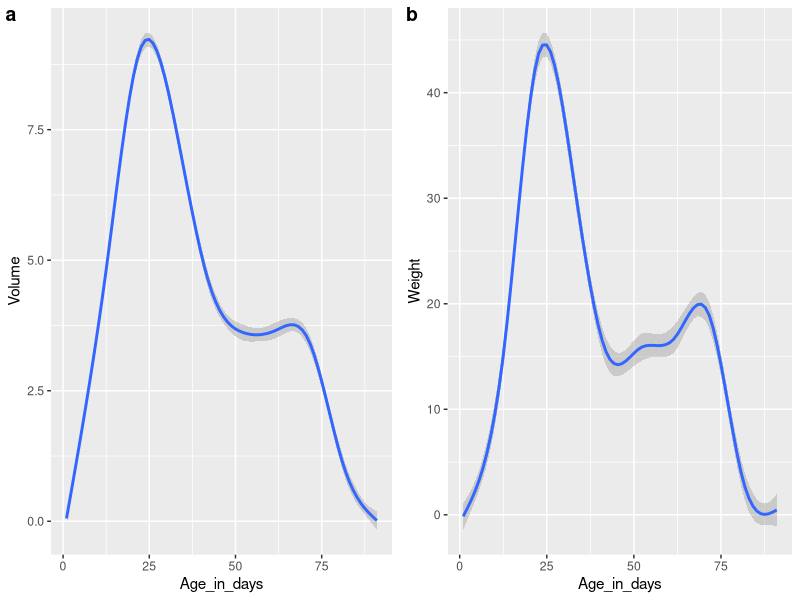
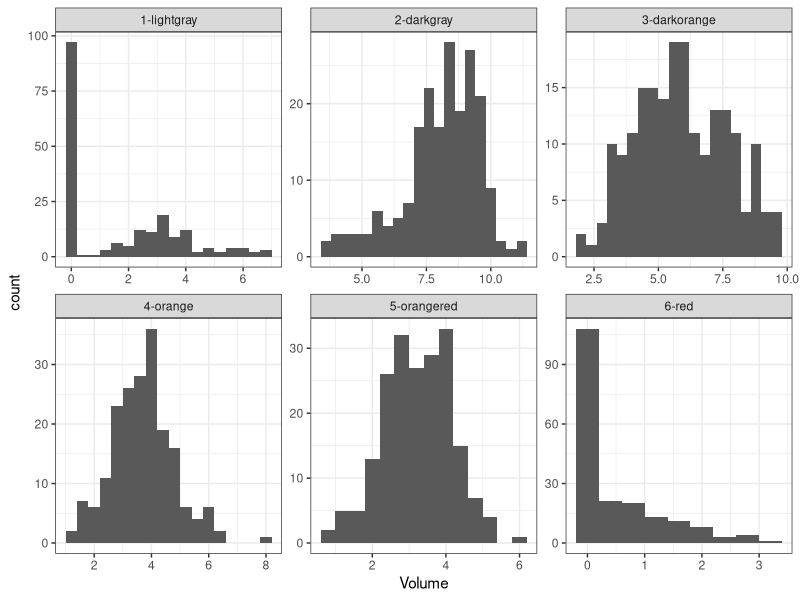
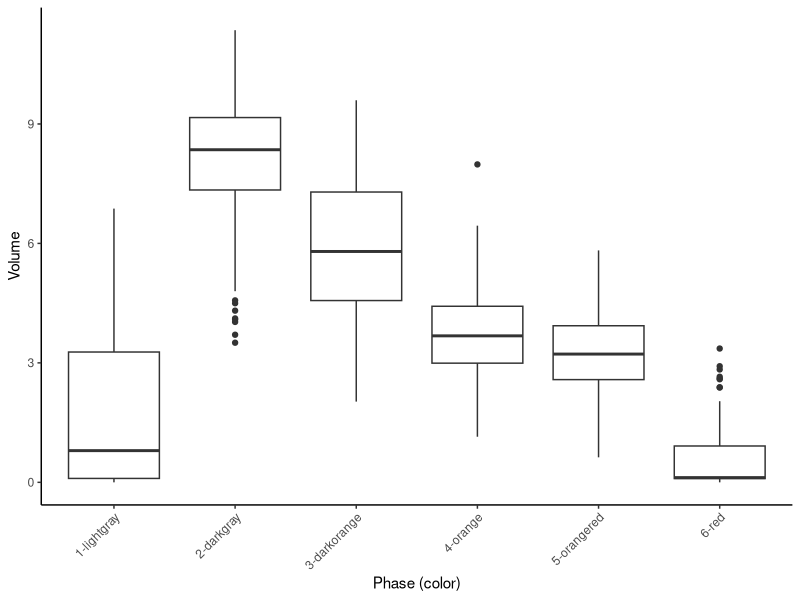
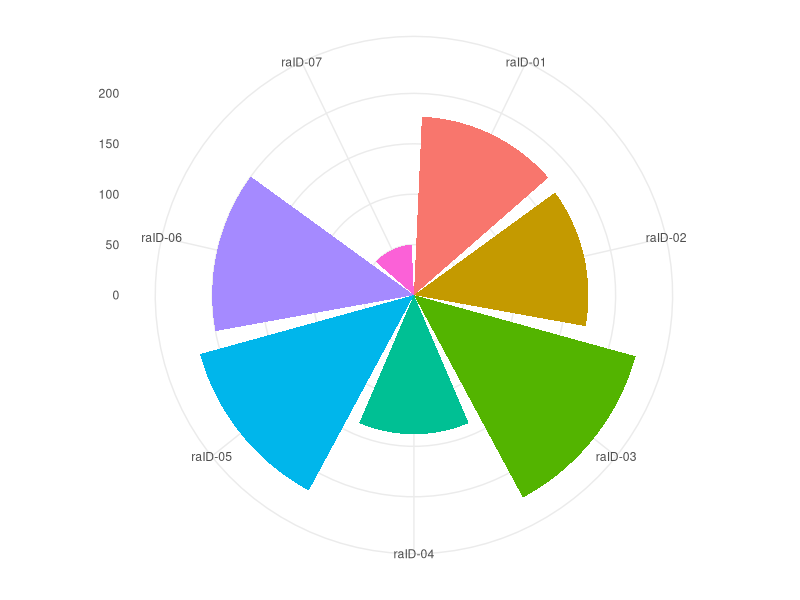
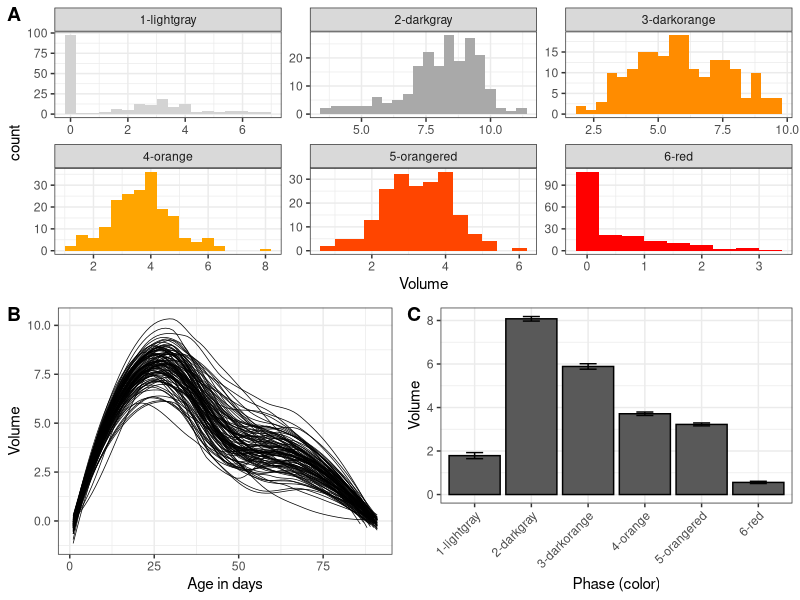

The R source for these figures, in order:
## ---- chunk 1
knitr::opts_chunk$set(echo = TRUE)
## ---- chunk 2
library(tidyverse)
library(readxl)

cb_data <- read_xlsx(path = "CB_data_2023.xlsx",
                     skip = 11,
                     na = "-99")

## ---- chunk 3
    p1 <- ggplot(cb_data,
                 aes(x = Age_in_days,
                     y = Volume)) +
      geom_smooth()
    
    p2 <- ggplot(cb_data,
                 aes(x = Age_in_days,
                     y = Weight)) +
      geom_smooth()
    
    cowplot::plot_grid(p1, p2,
                       labels = "auto")
## ---- chunk 4
    ggplot(data = cb_data,
           aes(x = Volume)) +
      geom_histogram(binwidth = 0.4) +
      facet_wrap(~`Phase (color)`, 
                 scales = "free") +
      theme_bw()
## ---- chunk 5
    ggplot(data = cb_data,
           aes(x = `Phase (color)`, 
               y = Volume)) +
      geom_boxplot() + 
      theme_classic() +
      theme(axis.text.x = element_text(angle = 45, 
                                       vjust = 1, 
                                       hjust = 1))
## ---- chunk 6
    ggplot(data = cb_data, 
       aes(x = Observer,
           fill = Observer)) +
  geom_bar(width = 0.9, 
           show.legend = FALSE) +
  coord_polar() +
      labs(x = NULL, 
           y = NULL) +
      theme_minimal()
## ---- chunk 7
    library(cowplot)
    
    p1 <- ggplot(data = cb_data,
           aes(x = Volume, 
               fill = `Phase (color)`)) +
      geom_histogram(binwidth = 0.4, 
                     show.legend = FALSE) +
      facet_wrap(~`Phase (color)`, 
                 scales = "free") +
      theme_bw() +
       scale_fill_manual(values = c("1-lightgray" = "lightgray",
                                "2-darkgray" = "darkgray",
                                "3-darkorange" = "darkorange",
                                "4-orange" = "orange",
                                "5-orangered" = "orangered",
                                "6-red" = "red"))
    
    p2 <- ggplot(cb_data, 
                 aes(x = Age_in_days,
                     y = Volume)) +
      geom_smooth(aes(group = Cloudbuddy), 
                  se = FALSE, 
                  linewidth = 0.25,
                  color = "black") +
      theme_bw() +
      labs(x = "Age in days")
    
    p3 <- ggplot(data = cb_data,
           aes(x = `Phase (color)`, 
               y = Volume)) +
      geom_bar(stat = "summary",
               fun = "mean", 
               color = "black") + 
      geom_errorbar(stat = "summary",
                    fun.data = "mean_se", 
                    width = 0.3) +
      theme_bw() +
      theme(axis.text.x = element_text(angle = 45, 
                                       vjust = 1, 
                                       hjust = 1))
    
    bottom_row <- plot_grid(p2, p3, labels = c('B', 'C'))
    
    plot_grid(p1, bottom_row, labels = c('A', ''), ncol = 1)
